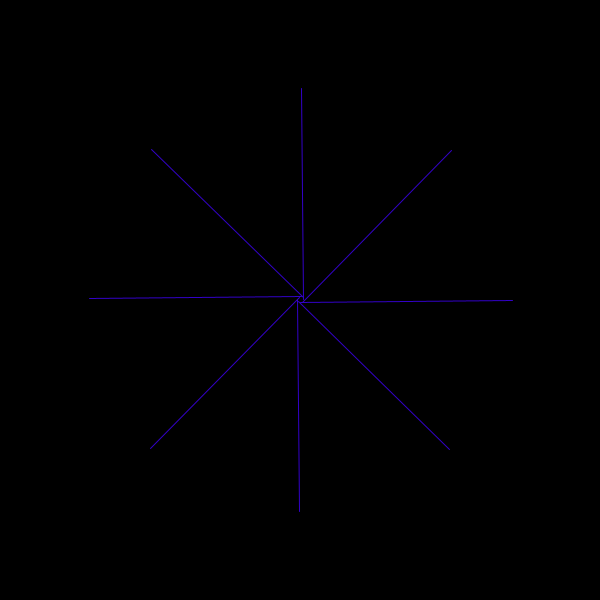
Frame 1 (no input)
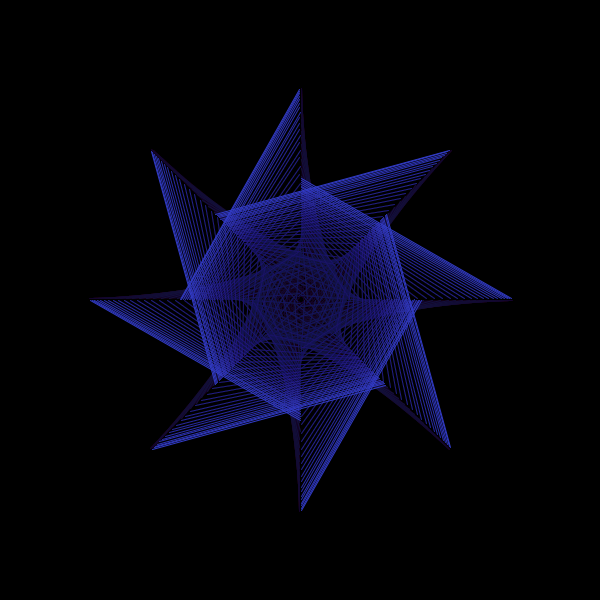
Frame 60 (the mouse pressed at the canvas centre just before this capture)
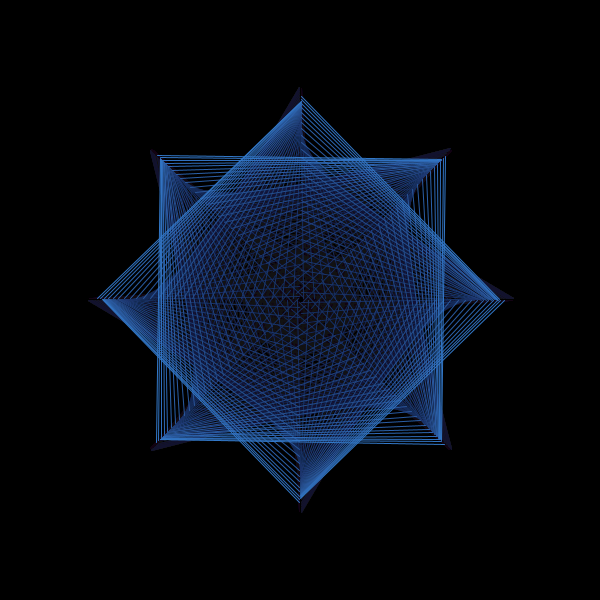
Frame 120 (the mouse held since frame 60 and released just before this capture)

The Processing sketch that drew these frames (run headless with seeded random() and noise(); from frame 60 on, the mouse is pressed at the canvas centre):

// Processing sketch: processing_151351
// ── processing_151351.pde

float i = 0;
float j = 0;
float k = 0;
float num = 1;

void setup() {
  size(600, 600);
  background(0);
  smooth();
  strokeWeight(1);
  frameRate(20); 
}
  void draw() {
  fill(0,7);   //for overlapping rectangle
  noStroke();
  rect(0, 0, width, height);
  
  i = i + .01; //changes path of oscillation
  j = j + .05; //changes path of oscillation
  k = k + num; //changes color increment
  if ((k > 255)||(k < 0)) {
   num = num *-1;
   }
  stroke(50,k,200); //changes color range
  float a = map(cos(i+PI/2), -2, 2, 0, width);
  float b = map(sin(i), -2, 2, 0, height);
  float c = map(cos(j), -2, 2, 0, width);
  float d = map(sin(j+PI/2), -2, 2, 0, height);
 
  line(a, b, c, d);
  
  translate(width/2,height/2-425);
  rotate(radians(45));
  line(a, b, c, d);
  
  translate(width/2,height/2-425);
  rotate(radians(45));
  line(a, b, c, d);
  
  translate(width/2,height/2-425);
  rotate(radians(45));
  line(a, b, c, d);
  
  translate(width/2,height/2-425);
  rotate(radians(45));
  line(a, b, c, d);
  
  translate(width/2,height/2-425);
  rotate(radians(45));
  line(a, b, c, d);
  
  translate(width/2,height/2-425);
  rotate(radians(45));
  line(a, b, c, d);
  
  translate(width/2,height/2-425);
  rotate(radians(45));
  line(a, b, c, d);
}
